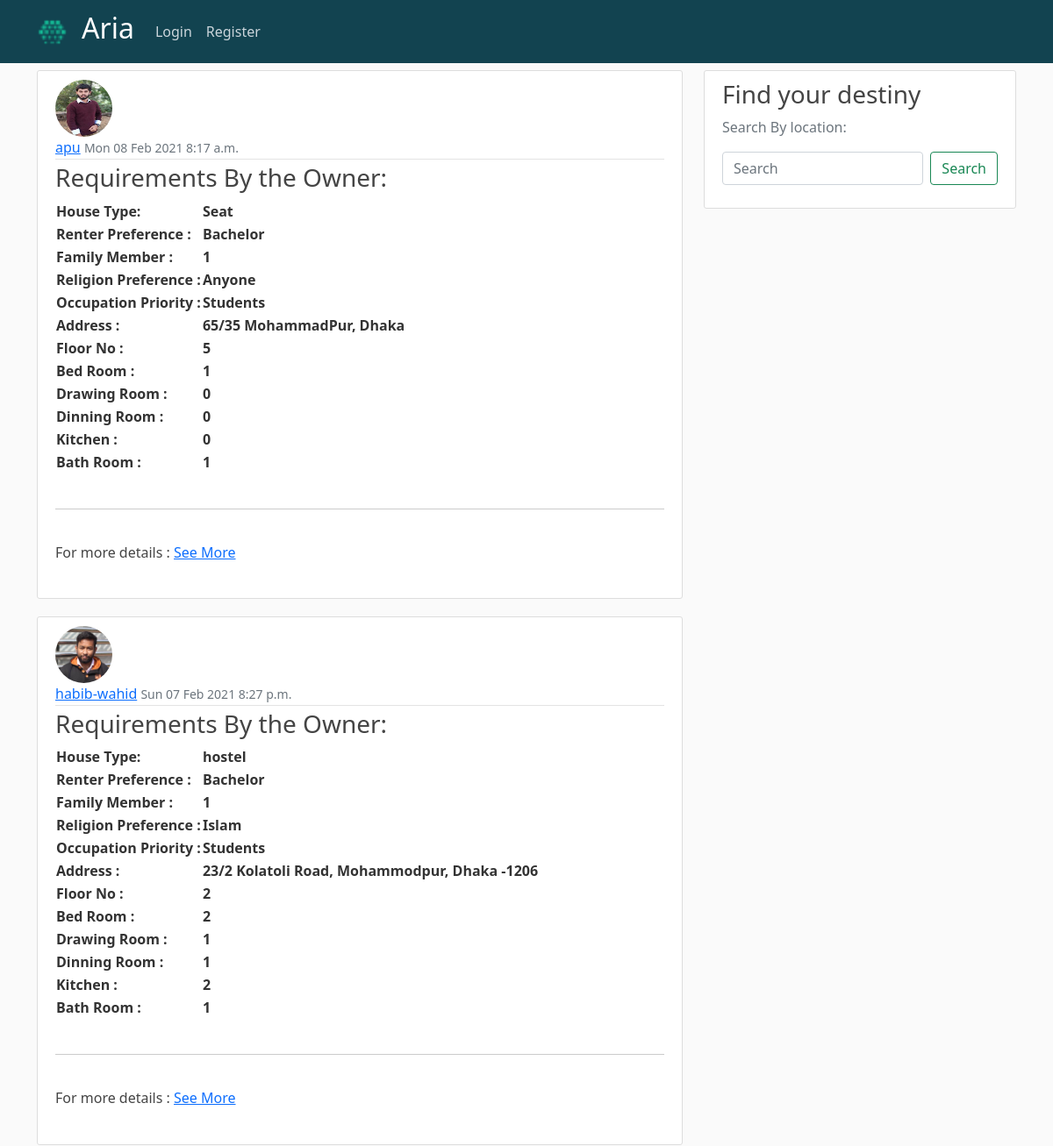
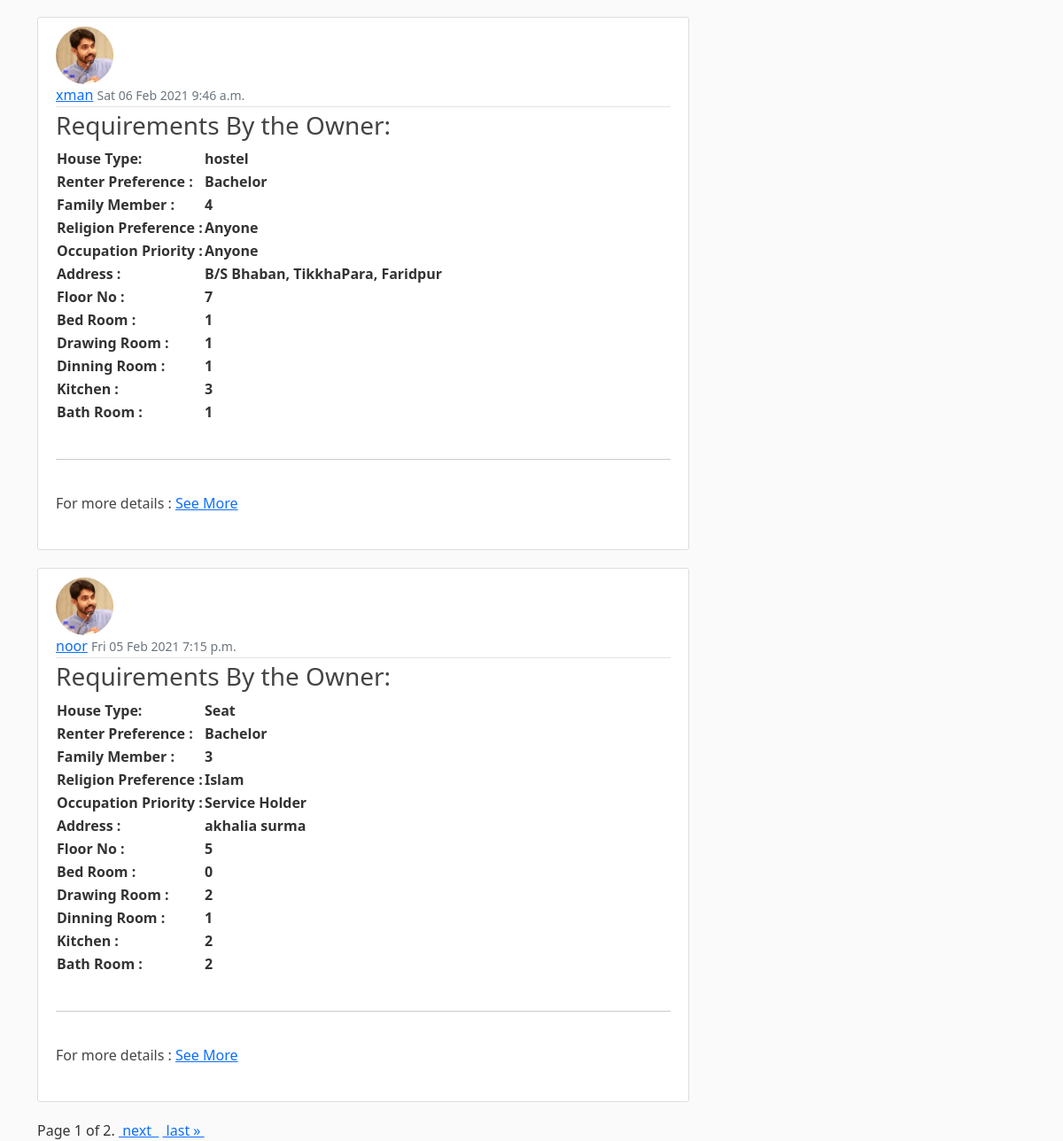
/home/, run on an earlier commit of the app's database (2 pictures, top to bottom).
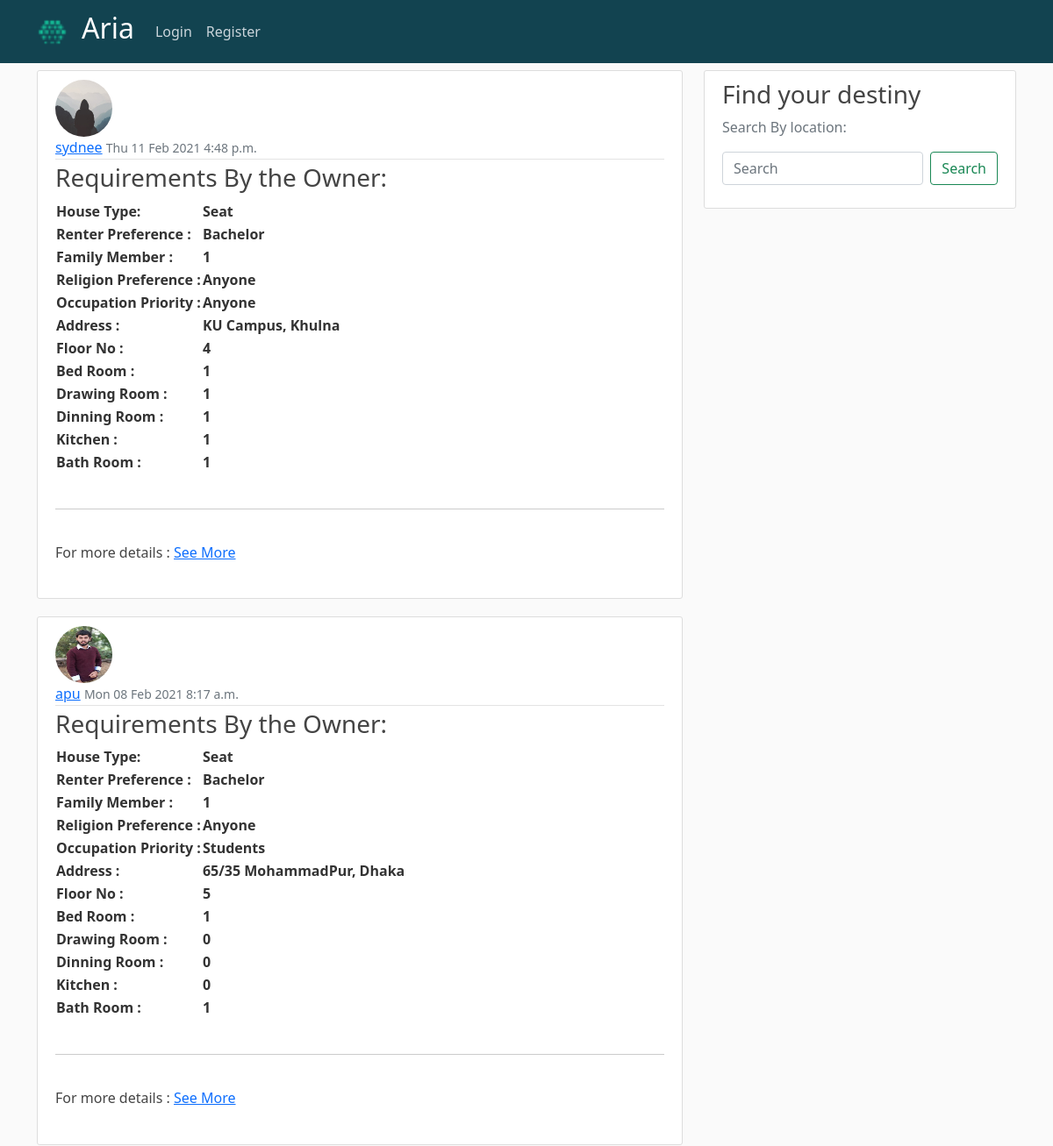
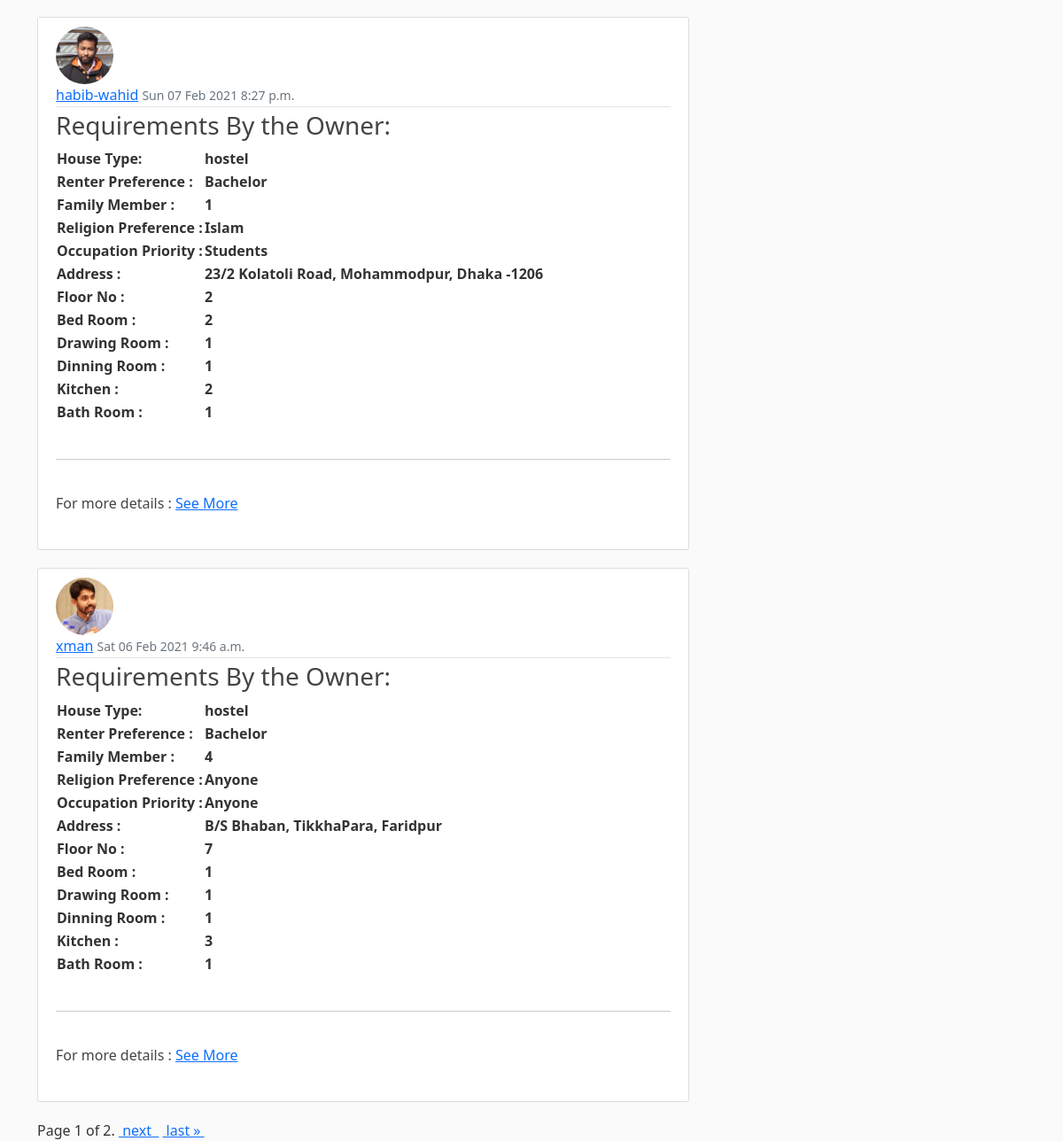
And on a later commit of the database (2 pictures, top to bottom).
### blog/models.py (models this page shows, shortened)
class Post3(models.Model):
    owner = models.ForeignKey(User,on_delete=models.CASCADE)
    date_posted = models.DateTimeField(default=timezone.now)
    house_type = models.CharField(max_length=5,choices=HOUSE_CHOICES)
    renter_preference = models.CharField(max_length=5,choices=RENTER_CHOICES)
    family_member = models.CharField(max_length=5,choices=MEMBER_CHOICES)
    religion_preference = models.CharField(max_length=5,choices=RELIGION_CHOICES)
    occupation_priority = models.CharField(max_length=5,choices=OCCUPATION_CHOICES)
    address = models.CharField(max_length=150)
    floor = models.CharField(max_length=10,choices=FLOOR_CHOICES)
    bed_room = models.CharField(max_length=5,choices=BED_CHOICES)
    bed_room_image = models.ImageField(upload_to='profile_pics',null=True,blank=True)
    drawing_room = models.CharField(max_length=5,choices=BED_CHOICES)
    drawing_room_image = models.ImageField(upload_to='profile_pics',null=True,blank=True)
    dinning_room = models.CharField(max_length=5,choices=BED_CHOICES)
    dinning_room_image = models.ImageField(upload_to='profile_pics',null=True,blank=True)
    kitchen = models.CharField(max_length=5,choices=BED_CHOICES)
    kitchen_room_image = models.ImageField(upload_to='profile_pics',null=True,blank=True)
    bathroom = models.CharField(max_length=5,choices=BED_CHOICES)
    bath_room_image = models.ImageField(upload_to='profile_pics',null=True,blank=True)
    washing_Machine = models.CharField(max_length=3,choices=FACILITY_CHOICES)
    hot_water = models.CharField(max_length=3,choices=FACILITY_CHOICES)
    IPS = models.CharField(max_length=3,choices=FACILITY_CHOICES)
    Generator = models.CharField(max_length=3,choices=FACILITY_CHOICES)
    Belcony = models.CharField(max_length=3,choices=FACILITY_CHOICES)
    Oven = models.CharField(max_length=3,choices=FACILITY_CHOICES)
    lift = models.CharField(max_length=3,choices=FACILITY_CHOICES)
    refrigerator = models.CharField(max_length=3,choices=FACILITY_CHOICES)
    sofa = models.CharField(max_length=3,choices=FACILITY_CHOICES)
    wifi = models.CharField(max_length=3,choices=FACILITY_CHOICES)
    ac = models.CharField(max_length=3,choices=FACILITY_CHOICES)
    television = models.CharField(max_length=3,choices=FACILITY_CHOICES)
    gas = models.CharField(max_length=3,choices=GAS_CHOICES)
    security = models.CharField(max_length=3,choices=FACILITY_CHOICES)
    parking = models.CharField(max_length=3,choices=FACILITY_CHOICES)
    house_rent = models.CharField(max_length=10)
    electricity_rent = models.CharField(max_length=5,null=True)
    gas_rent = models.CharField(max_length=5,null=True)
    water_rent = models.CharField(max_length=5,null=True)
    service_rent = models.CharField(max_length=5,null=True)
    rent_date = models.DateTimeField()
    any_special_instructions = models.TextField()

### users/models.py (models this page shows, shortened)
class Profile(models.Model):
    user = models.OneToOneField(User, on_delete = models.CASCADE)
    image = models.ImageField(default='default.jpg', upload_to='profile_pics')

### blog/views.py (the view)
# urls.py: path('home/', views.PostList1, name='blog-home'),
def PostList1(request):
    if 'q' in request.GET:
        q = request.GET['q']
        objects = Post3.objects.filter(address__icontains=q).order_by('-date_posted')
    else:
        objects = Post3.objects.all().order_by('-date_posted')
    paginator = Paginator(objects,4)
    page_number = request.GET.get('page')
    page_obj = paginator.get_page(page_number)
    return render(request,'blog/home1.html',{'page_obj':page_obj})

### blog/templates/blog/home1.html (shortened to what this page needs)
{% extends "blog/base.html" %}
{% block content %}
   {% for post in page_obj %}
   <article class="media content-section">
     <img class="rounded-circle article-img" src="{{ post.owner.profile.image.url}}" >
     <div class="media-body">
         <div class="article-metadata">
             <a class="mr-2" href="{% url 'user-profile' post.owner.username %}">{{ post.owner }}</a>
             <small class="text-muted">{{ post.date_posted|date:"D d M Y"}} {{ post.date_posted|time:"P"}}</small>
          </div>
           <div>
             <h3>Requirements By the Owner: </h3>
             <table>
               <tr>
                 <th> House Type:</th>
                 <th> {{ post.get_house_type_display }} </th>
               </tr>
               <tr>
                <th> Renter Preference :</th>
                <th> {{ post.get_renter_preference_display }} </th>
              </tr>
              <tr>
                <th> Family Member :</th>
                <th> {{ post.get_family_member_display }} </th>
              </tr>
              <tr>
                <th> Religion Preference :</th>
                <th> {{ post.get_religion_preference_display }} </th>
              </tr>
              <tr>
                <th> Occupation Priority :</th>
                <th> {{ post.get_occupation_priority_display }} </th>
              </tr>
              <tr>
                <th> Address :</th>
                <th> {{ post.address }} </th>
              </tr>
              <tr>
                <th> Floor No :</th>
                <th> {{ post.get_floor_display }} </th>
              </tr>
              <tr>
                <th> Bed Room :</th>
                <th> {{ post.get_bed_room_display }} </th>
              </tr>
              <tr>
                <th> Drawing Room :</th>
                <th> {{ post.get_drawing_room_display }} </th>
              </tr>
              <tr>
                <th> Dinning Room :</th>
                <th> {{ post.get_dinning_room_display }} </th>
              </tr>
              <tr>
                <th> Kitchen :</th>
                <th> {{ post.get_kitchen_display }} </th>
              </tr>
              <tr>
                <th> Bath Room :</th>
                <th> {{ post.get_bathroom_display }} </th>
              </tr>
             </table>
             <br>
             <hr>
             <div class="article-content" >
              <h6>For more details :  <a href = "{%url 'post-detail' post.id %}"> See More </a> </h6>
            </div>
           </div>
     </article>
   {% endfor %}
   <div class="pagination">
       <span class="step-links">
          <span class="current">
              Page {{ page_obj.number }} of {{ page_obj.paginator.num_pages }}.
          </span>
          {% if page_obj.has_next %}
              <a href="?page={{ page_obj.next_page_number }}">&nbsp;next &nbsp;</a>
              <a href="?page={{ page_obj.paginator.num_pages }}">&nbsp;last &raquo;&nbsp;</a>
          {% endif %}
       </span>
   </div>
{% endblock content %}

### blog/templates/blog/base.html (shortened to what this page needs)
{% load static %}
<!DOCTYPE html>
<html>
<head>
   <link rel="stylesheet" href="https://cdn.jsdelivr.net/npm/bootstrap@5.0.0-beta1/dist/css/bootstrap.min.css" rel="stylesheet">
    <link rel="stylesheet" type="text/css" href="{% static 'blog/main3.css' %}">
</head>
<body>
  <header class="site-header">
    <nav class="navbar navbar-expand-md navbar-dark bg-steel fixed-top">
      <div class="container">
        <a class="navbar-brand logo-image" href="{% url 'template-home' %}"><img src="{% static 'blog/images/favicon.png' %}" height="35px" alt="alternative"></a>
        <a class="navbar-brand mr-4" href="{% url 'template-home' %}"><h2> Aria </h2> </a>
        <div class="collapse navbar-collapse" id="navbarToggle">
          <div class="navbar-nav navbar-right" >
            {% if user.is_authenticated %}
            <a class="nav-item nav-link" href="{% url 'blog-home' %}">All Post</a>
            <a class="nav-item nav-link" href="{% url 'blog-about' %}">About</a>
            <a class="nav-item nav-link" href="{% url 'post-create' %}">New Post</a>
            <a class="nav-item nav-link" href="{% url 'profile' %}">Profile</a>
            <a class="nav-item nav-link" href="{% url 'logout' %}">Logout</a>
            {% else %}
            <a class="nav-item nav-link" href="{% url 'login' %}">Login</a>
            <a class="nav-item nav-link" href="{% url 'register' %}">Register</a>
            {% endif %}
          </div>
        </div>
      </div>
    </nav>
  </header>
  <main role="main" class="container">
    <div class="row">
      <div class="col-md-8">
        {% block content %}{% endblock %}
      </div>
      <div class="col-md-4">
        <div class="content-section">
           <h3>Find your destiny</h3>
            <p class='text-muted'>Search By location:
                <form class="d-flex">
                  <input class="form-control me-2" name="q" type="search" placeholder="Search" aria-label="Search">
                  <button class="btn btn-outline-success" type="submit">Search</button>
                </form>
            </p>
        </div>
      </div>
    </div>
  </main>
</body>
</html>

### blog/static/blog/main3.css (style rules this page uses)
body { background: #fafafa; color: #333333; margin-top: 5rem; }
h1,h3, h4, h5, h6 { color: #444444; }
h2 { color:#ffffff; }
.bg-steel { background-color: #124350; }
.site-header .navbar-nav .nav-link { color: #cbd5db; }
.content-section { background: #ffffff; padding: 10px 20px; border: 1px solid #dddddd; border-radius: 3px; margin-bottom: 20px; }
.article-content { white-space: pre-line; }
.article-img { height: 65px; width: 65px; margin-right: 16px; }
.article-metadata { padding-bottom: 1px; margin-bottom: 4px; border-bottom: 1px solid #e3e3e3 }

What changed in the data, as far as the page shows it:
no longer on this page (row unchanged): Post3: owner.profile.image (picture), owner "noor", date_posted "Fri 05 Feb 2021", date_posted "7:15 p.m.", house_type "Seat", renter_preference "Bachelor", family_member "3", religion_preference "Islam", occupation_priority "Service Holder", address "akhalia surma", floor "5", bed_room "0", drawing_room "2", dinning_room "1", kitchen "2", bathroom "2"
added Post3: owner.profile.image (placeholder picture), owner "sydnee", date_posted "Thu 11 Feb 2021", date_posted "4:48 p.m.", house_type "Seat", renter_preference "Bachelor", family_member "1", religion_preference "Anyone", occupation_priority "Anyone", address "KU Campus, Khulna", floor "4", bed_room "1", drawing_room "1", dinning_room "1", kitchen "1", bathroom "1"
